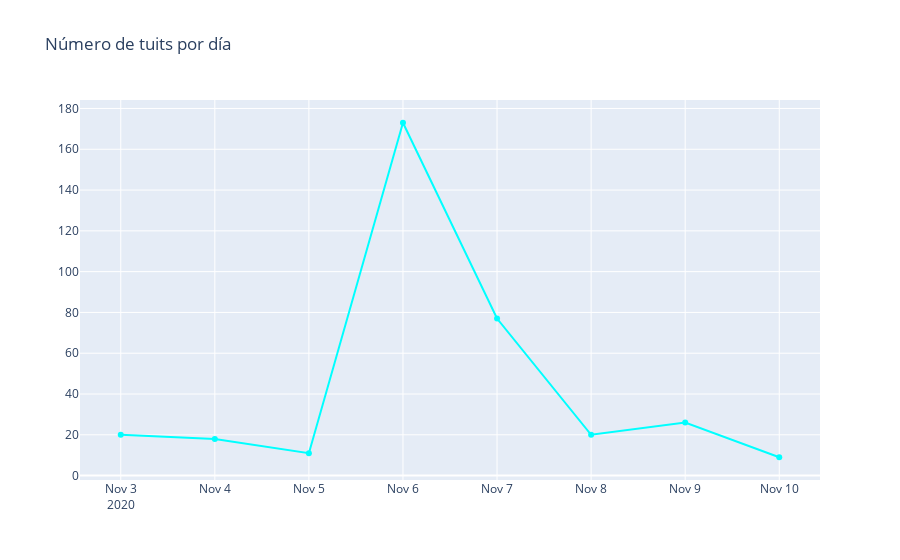

Notebook code for this chart:
### Code cell
trace = go.Scatter(x=temp.fecha.values,
                   y=temp.cnt.values,
                   text=[f"Fecha: {f}<br>Tuits: {c}" for f,c in zip(temp.fecha.values,temp.cnt.values)],
                   hoverinfo='text',
                   mode='lines+markers',
                   name='Días',
                   line={'color':'cyan'})

layout = go.Layout(title='Número de tuits por día')

fig = go.Figure(data=trace, layout=layout)
iplot(fig)

### Figure 1 — Plotly figure (JSON) as saved in the notebook; plotly's stock layout.template omitted (floating-point values rounded to 4 significant figures)
{"data": [{"hoverinfo": "text", "line": {"color": "cyan"}, "mode": "lines+markers", "name": "Días", "text": ["Fecha: 2020-11-03<br>Tuits: 20", "Fecha: 2020-11-04<br>Tuits: 18", "Fecha: 2020-11-05<br>Tuits: 11", "Fecha: 2020-11-06<br>Tuits: 173", "Fecha: 2020-11-07<br>Tuits: 77", "Fecha: 2020-11-08<br>Tuits: 20", "Fecha: 2020-11-09<br>Tuits: 26", "Fecha: 2020-11-10<br>Tuits: 9"], "type": "scatter", "x": ["2020-11-03", "2020-11-04", "2020-11-05", "2020-11-06", "2020-11-07", "2020-11-08", "2020-11-09", "2020-11-10"], "y": [20, 18, 11, 173, 77, 20, 26, 9]}], "layout": {"title": {"text": "Número de tuits por día"}}}
